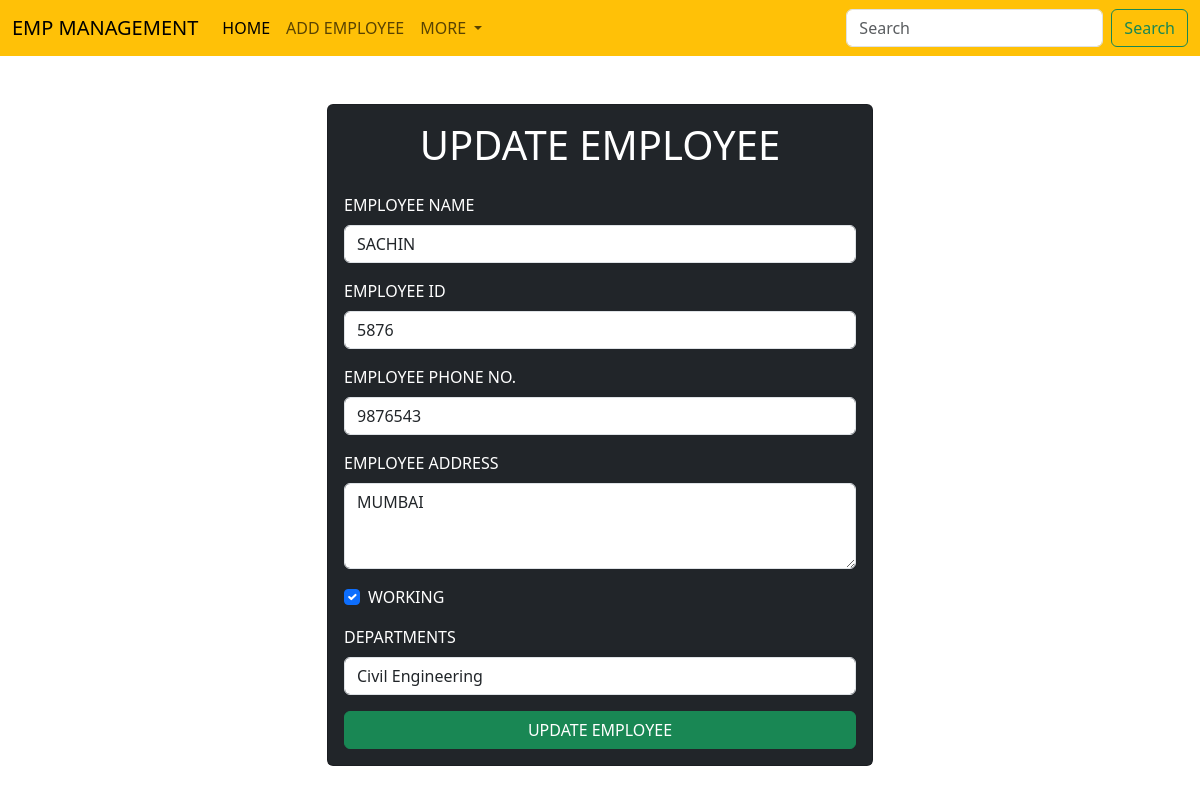
Page /emp/update-emp/4/ on the committed database.
### emp/models.py (models this page shows, shortened)
class Emp(models.Model):
    name = models.CharField(max_length=200)
    emp_id = models.CharField(max_length=200)
    phone = models.CharField(max_length=10)
    address = models.CharField(max_length=150)
    working = models.BooleanField(default=True)
    department = models.CharField(max_length=10)

### emp/views.py (the view)
# urls.py: path("update-emp/<int:emp_id>/", update_emp, name="update_emp"),  # Named URL for better reference
def update_emp(request, emp_id):
    emp = get_object_or_404(Emp, pk=emp_id)
    return render(request, "emp/update_emp.html", {
        'emp': emp
    })

### templates/emp/update_emp.html (shortened to what this page needs)
<!DOCTYPE html>
<html lang="en">
  <head>
    <link
      href="https://cdn.jsdelivr.net/npm/bootstrap@5.3.3/dist/css/bootstrap.min.css"
      rel="stylesheet"
    />
  </head>
  <body>
    {% include 'emp/navbar.html' %}
    <div class="container mt-5">
      <div class="row">
        <div class="col-md-6 offset-md-3">
          <div class="card bg-dark text-white">
            <div class="card-body">
              <h1 class="text-center">UPDATE EMPLOYEE</h1>
              <form class="mt-4" action="/emp/do-update-emp/{{ emp.id }}/" method="POST">
                <div class="mb-3">
                  <label for="employeeName" class="form-label">EMPLOYEE NAME</label>
                  <input type="text" class="form-control" id="employeeName" placeholder="Enter employee name" name="emp_name" value="{{ emp.name }}" required />
                </div>
                <div class="mb-3">
                  <label for="id" class="form-label">EMPLOYEE ID</label>
                  <input type="text" class="form-control" id="id" placeholder="Enter employee ID" name="emp_id" value="{{ emp.emp_id }}" required />
                </div>
                <div class="mb-3">
                  <label for="phone" class="form-label">EMPLOYEE PHONE NO.</label>
                  <input type="text" class="form-control" id="phone" placeholder="Enter employee phone number" name="emp_phone" value="{{ emp.phone }}" required />
                </div>
                <div class="mb-3">
                  <label for="address" class="form-label">EMPLOYEE ADDRESS</label>
                  <textarea class="form-control" id="address" rows="3" placeholder="Enter employee address" name="emp_address" required>{{ emp.address }}</textarea>
                </div>
                <div class="mb-3 form-check">
                  <input
                    id="working"
                    name="emp_working"
                    type="checkbox"
                    class="form-check-input"
                    {% if emp.working %}checked{% endif %}
                  />
                  <label class="form-check-label" for="working">WORKING</label>
                </div>
                <div class="mb-3">
                  <label for="department" class="form-label">DEPARTMENTS</label>
                  <select name="emp_department" id="department" class="form-control" required>
                    <option value="CC" {% if emp.department == 'CC' %}selected{% endif %}>Civil Engineering</option>
                  </select>
                </div>
                <button type="submit" class="btn btn-success w-100">UPDATE EMPLOYEE</button>
              </form>
            </div>
          </div>
        </div>
      </div>
    </div>
  </body>
</html>

### rows in the picture
Emp: emp_name "SACHIN", emp_id "5876", emp_phone "9876543", emp_address "MUMBAI", working "☑", emp_department "Civil Engineering"
